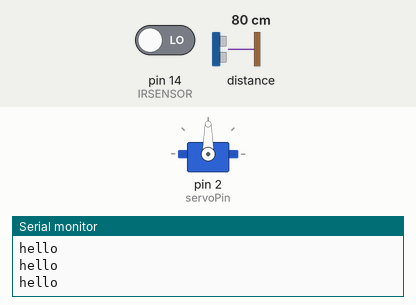
This sketch was run on a simulated Arduino Uno, built with avr-gcc and run on an emulated ATmega328P. Shown: servo, the last lines printed to the serial monitor. Inputs (shaded band) come from the test bench; at power-on: pin 14 (IRSENSOR) LOW, distance to the obstacle 80 cm. The echo pulse lasts 58.3 µs per cm.

Above: at 1.2 s.
1.3 s: pin 14 (IRSENSOR) driven HIGH
2.8 s: distance to the obstacle set to 10 cm
4.3 s: distance to the obstacle set to 7 cm
At 5.5 s:
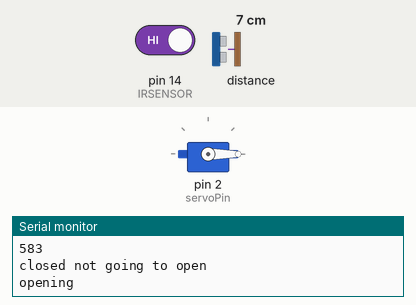
5.8 s: distance to the obstacle set to 18 cm
At 7.7 s:
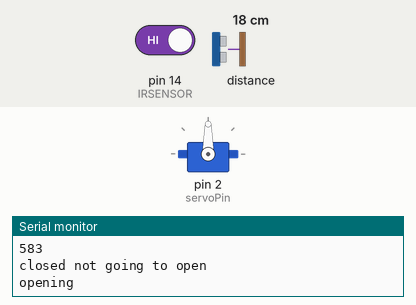
8.8 s: distance to the obstacle set to 2 cm
At 9.4 s:
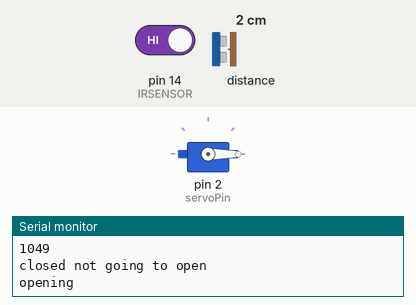
10.3 s: pin 14 (IRSENSOR) driven LOW
At 12.9 s:
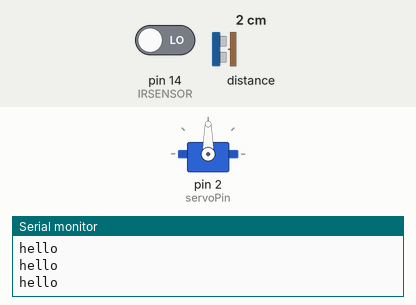
Timing chart, 0 to 14.3 s (numbered marks = the images above; inputs shaded):
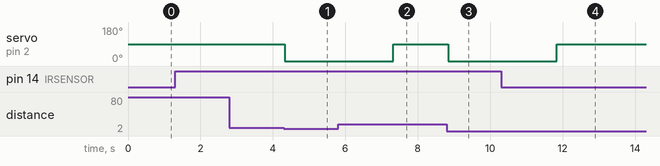

Measured:
- the behaviour switches between 9 and 8 cm on distance to the obstacle (found by bisection; images 0 and 1)
- after the input at 4.3 s, servo on pin 2 (servoPin): 90° → 0° at once
- after the input at 5.8 s, servo on pin 2 (servoPin): goes on until 7.3 s, then stays 90°
- after the input at 8.8 s, servo on pin 2 (servoPin): 90° → 0° at once
- after the input at 10.3 s, servo on pin 2 (servoPin): goes on until 11.8 s, then stays 90°

The sketch:

dustbin_smart.ino
```cpp
#include <Servo.h>   //servo library
Servo servo;
int trigPin = 4;
int echoPin = 0;
int servoPin = 2;


int read1,dist;//array for average

const int IRSENSOR=14;//OUTPUT FROM IR SENSOR
void setup() {
    Serial.begin(9600);
    servo.attach(servoPin);
    pinMode(IRSENSOR,INPUT);
    pinMode(trigPin, OUTPUT);
    pinMode(echoPin, INPUT);
    //servo.write(0);         //close cap on power on
    //delay(100);
    //servo.detach();
}


void loop() {
  int read1=digitalRead(IRSENSOR);
  digitalWrite(trigPin, LOW);
delayMicroseconds(2);

// Sets the trigPin on HIGH state for 10 micro seconds
digitalWrite(trigPin, HIGH);
delayMicroseconds(10);
digitalWrite(trigPin, LOW);

// Reads the echoPin, returns the sound wave travel time in microseconds
  if(read1==HIGH)
  {
dist = pulseIn(echoPin, HIGH);

               //delay between measurement
if ( dist<500 ) {
   Serial.println("opening");
//Change distance as per your need
 servo.attach(servoPin);
  delay(1);
 servo.write(0);
 delay(3000);


 servo.write(90);

 delay(1000);
 servo.detach();
 Serial.println(dist);
}
else
{
  Serial.println(dist);
  Serial.println("closed not going to open");
  }
}
else
{
 Serial.println("hello");
}
//Serial.print(dist);
}
```
